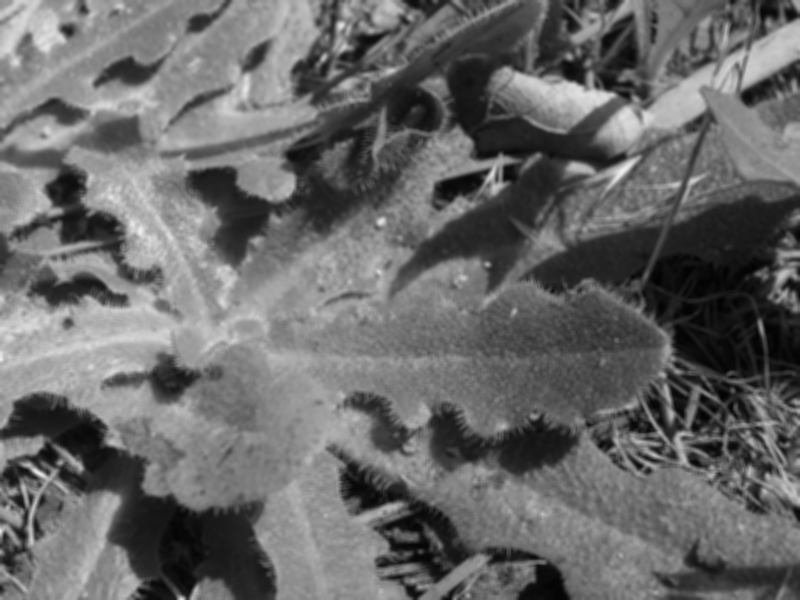
#> input picture RoiExtraction/ExtractLeaf/chanvese/img.bmp, 800 x 600 px
$ python make_mask.py   (Python 2 division)
#> lines starting #> are read from the running program, lines starting #| are printed output that depends on the picture; after the words box and inside, x2 and y2 are one past the last pixel; in counts of white or black regions, pixels touching at a corner belong together
import cv2
import os


def make_mask(image_path):
#> called with image_path = 'img.bmp'
    if not os.path.exists(image_path):
        return False

    image = cv2.imread(image_path)
#> image is the input picture: shape (600, 800, 3); min 2, max 241, mean 104.3
    iroi = (image.shape[0]/6, image.shape[1]/6, (image.shape[0]*5)/6, (image.shape[1]*5)/6)
#> iroi = (100, 133, 500, 666)

    print "Initial ROI top-left / bottom-right coordinates: (%s, %s), (%s, %s)" % iroi
#| Initial ROI top-left / bottom-right coordinates: (100, 133), (500, 666)

    image[0:image.shape[0], 0:image.shape[1]] = -1
#> image: shape (600, 800, 3); every value is 255
    image[iroi[0]:iroi[2], iroi[1]:iroi[3]] = 1
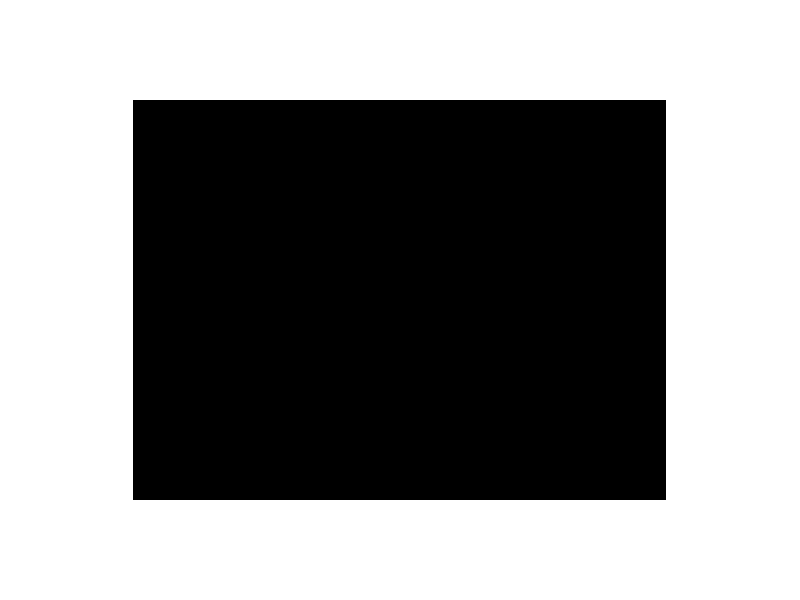
#> image: shape (600, 800, 3); values 1 (black) and 255 (white), 55.6% white; 1 black region, box (x1, y1, x2, y2) and area: (133, 100, 666, 500) 213200
    image[iroi[0]+1:iroi[2]-1, iroi[1]+1:iroi[3]-1] = 0

    init_mask = os.path.join(os.path.split(image_path)[0], os.path.split(image_path)[1] + "_init.txt")

    f = open(init_mask, "w")

    if not f:
        return False

    img_list = image.tolist()
#> img_list = 600 items
    for row in img_list:
        for col in row:
            val = str(col[0])
            if val == "255":
                val = "-1"
            f.write(val + " ")
        f.write("\n")
    f.close()

    return init_mask

if __name__ == "__main__":
	make_mask("img.bmp")
